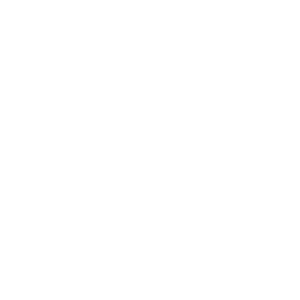
Frame 1 (no input)
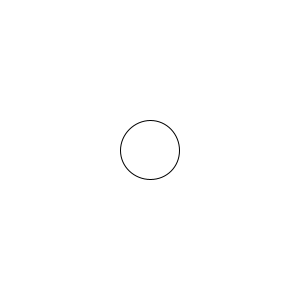
Frame 60 (the mouse pressed at the canvas centre just before this capture)
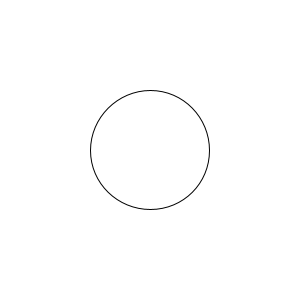
Frame 120 (the mouse held since frame 60 and released just before this capture)

The Processing sketch that drew these frames (run headless with seeded random() and noise(); from frame 60 on, the mouse is pressed at the canvas centre):

// Processing sketch: checkpoint_1_radius
// ── checkpoint_1_radius.pde
//checkpoint 1 (radius)

int r;

void setup() {
 size (300, 300);
 r = 0;
}

void draw() {
 background(255);
 circle(150, 150, r);
 r = r + 1;
 if(r > 424.3){
  r = 0;
 }
}
